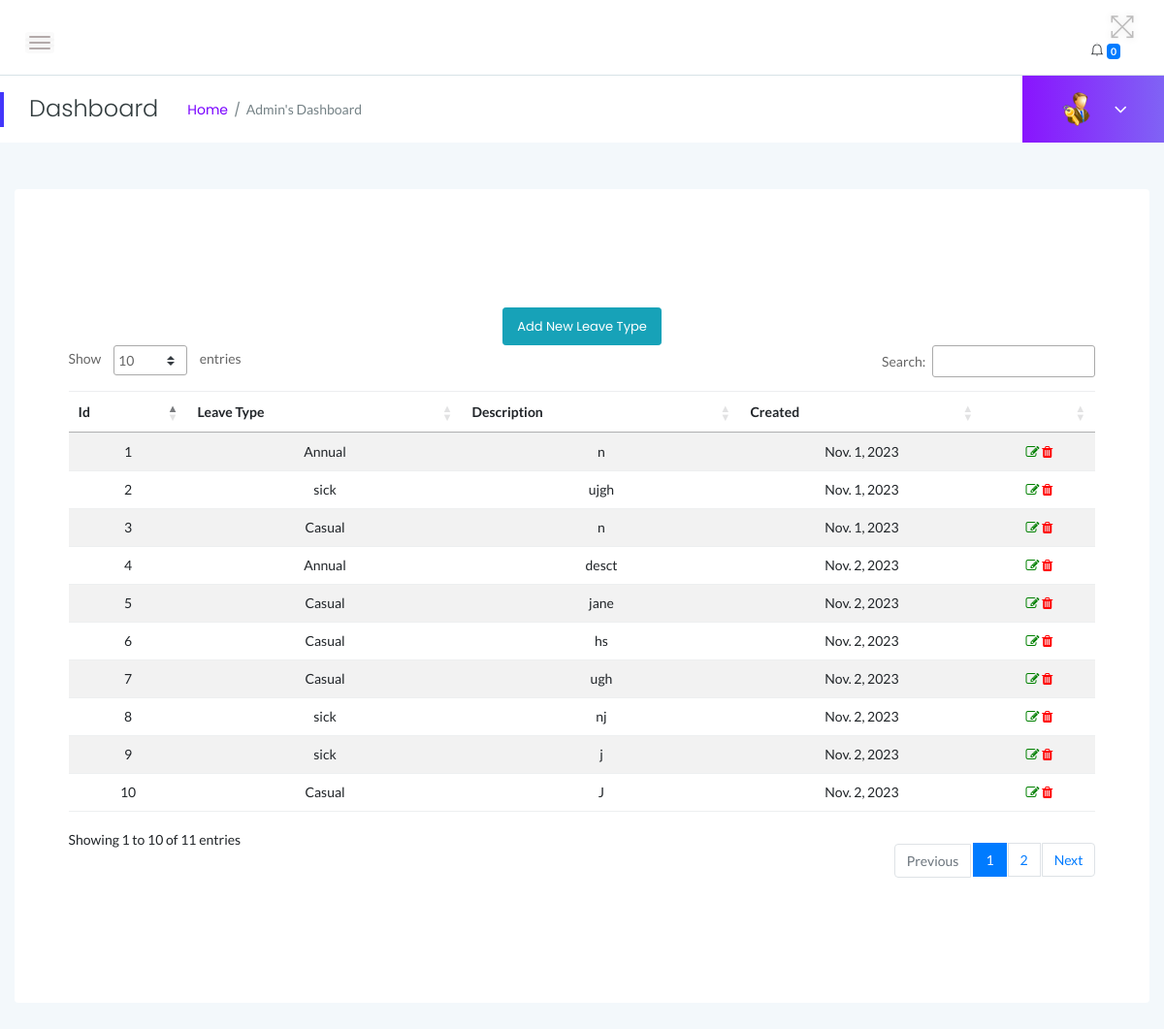
The app's page /myadmin/leavetype-list/ (signed in) with its own data.
### myadmin/models.py (models this page shows, shortened)
class LeaveType(models.Model):
    leavetype = models.CharField(max_length=255)
    Description = models.TextField()
    PostingDate = models.DateField(auto_now_add=True)

### myadmin/views.py (the view)
# urls.py: path('leavetype-list/', views.leave_type_list, name='leavetype_list'),
@login_required
def leave_type_list(request):
    leave_types = LeaveType.objects.all()  # Query all leave types
    return render(request, 'admin/leave_type_list.html', {'leave_types': leave_types})

### myadmin/templates/admin/leave_type_list.html (shortened to what this page needs)
{% extends 'admin/leave_type_section.html' %}

### myadmin/templates/admin/leave_type_section.html (shortened to what this page needs)
{% load static %}
<!DOCTYPE html>
<html class="no-js" lang="en">
<head>
{% include 'admin/top.html' %}
</head>
<body>
{% include 'admin/sidebars.html' %}
        <div class="main-content-inner">
            <div class="row">
                <div class="col-12 mt-5">
                    <div class="card">
            <div class="main-content-inner">
                <div class="row">
                    <div class="col-12 mt-5">
                        <div class="card">
                            <div class="card-body">
                                <center><a href="{% url 'myadmin:add_leave_type' %}" class="btn btn-sm btn-info">Add New Leave Type</a></center>
                                <table id="dataTable3" class="table table-hover table-striped text-center">
                                    <thead class="text-capitalize">
                                        <tr>
                                            <th>Id</th>
                                            <th>Leave Type</th>
                                            <th>Description</th>
                                            <th>Created</th>
                                            <th></th>
                                        </tr>
                                    </thead>
                                    <tbody>
                                    {% for leave_type in leave_types %}
                                        <tr>
                                            <td>{{ forloop.counter }}</td>
                                            <td>{{ leave_type.leavetype }}</td>
                                            <td>{{ leave_type.Description }}</td>
                                            <td>{{ leave_type.PostingDate }}</td>
                                            <td>
                                                <a href="update_leave_type?id={{ leave_type.id }}"><i class="fa fa-edit" style="color:green"></i></a>
                                                <a href="leave-type-section?del={{ leave_type.id }}" onclick="return confirm('Do you want to delete?');"><i class="fa fa-trash" style="color:red"></i></a>
                                            </td>
                                        </tr>
                                    {% endfor %}
                                    </tbody>
                                </table>
                            </div>
                        </div>
                    </div>
                </div>
            </div>
        </div>
    </div>
                    </div>
                </div>
            </div>
        </div>
    </div>
</div>
    </div>
</body>
</html>

### static/css/styles.css (style rules this page uses)
.card { border: none; border-radius: 4px; background-color: #fff; -webkit-transition: all 0.3s ease 0s; transition: all 0.3s ease 0s; }
.card-body { padding: 25.6px; padding: 1.6rem; }
.main-content-inner { padding: 0 30px 50px; }
.btn { padding: 11px 17px; font-size: 13px; letter-spacing: 0; }
.btn-sm { padding: 9px 14px; }
table tr th { border-bottom: none; }
table tr th, table tr td { border-top: 1px solid rgba(120, 130, 140, 0.13) !important; }
table.dataTable.no-footer { border-bottom: 1px solid rgba(120, 130, 140, 0.13) !important; }
table.dataTable thead th, table.dataTable thead td { border-bottom-color: transparent; }

### records on screen
LeaveType: leavetype "Annual", Description "n", PostingDate "Nov. 1, 2023"
LeaveType: leavetype "sick", Description "ujgh", PostingDate "Nov. 1, 2023"
LeaveType: leavetype "Casual", Description "n", PostingDate "Nov. 1, 2023"
LeaveType: leavetype "Annual", Description "desct", PostingDate "Nov. 2, 2023"
LeaveType: leavetype "Casual", Description "jane", PostingDate "Nov. 2, 2023"
LeaveType: leavetype "Casual", Description "hs", PostingDate "Nov. 2, 2023"
LeaveType: leavetype "Casual", Description "ugh", PostingDate "Nov. 2, 2023"
LeaveType: leavetype "sick", Description "nj", PostingDate "Nov. 2, 2023"
LeaveType: leavetype "sick", Description "j", PostingDate "Nov. 2, 2023"
LeaveType: leavetype "Casual", Description "J", PostingDate "Nov. 2, 2023"

### other values on screen
{{ notifications|length }} "0"
